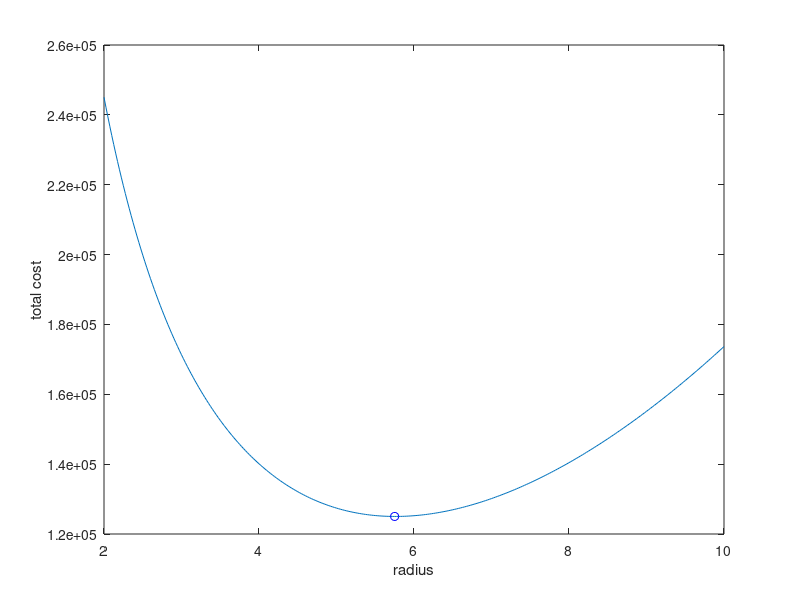

The MATLAB script that drew this image:
% Name: Andrew Pang
% Date: 22 MAR 2019
% Task 5 : Water Tank

%creates row vector for radius with 0.025m increment
r = 2:0.025:10;

%calculates the corresponding height for each value of r
height = (800 - (2/3)*pi*r.^3)./(pi*r.^2);

%calculates the total cost for corresponding values of r and height
cost = 300*(2*pi*r).*height + 400*2*pi*r.^2;

%plots a graph of total cost against radius
plot(r,cost);

%labels the axes
xlabel('radius');
ylabel('total cost');

%holds onto the graph for second plot
hold on

%finds the minimum cost and its position in the matrix
[ minvalue , minpos ] = min(cost);

%finds the correspoding height and radius
min_cost = minvalue
cor_height = height(minpos)
cor_radius = r(minpos)

%plots the minimum point
plot(cor_radius,minvalue,'bo');

hold off






